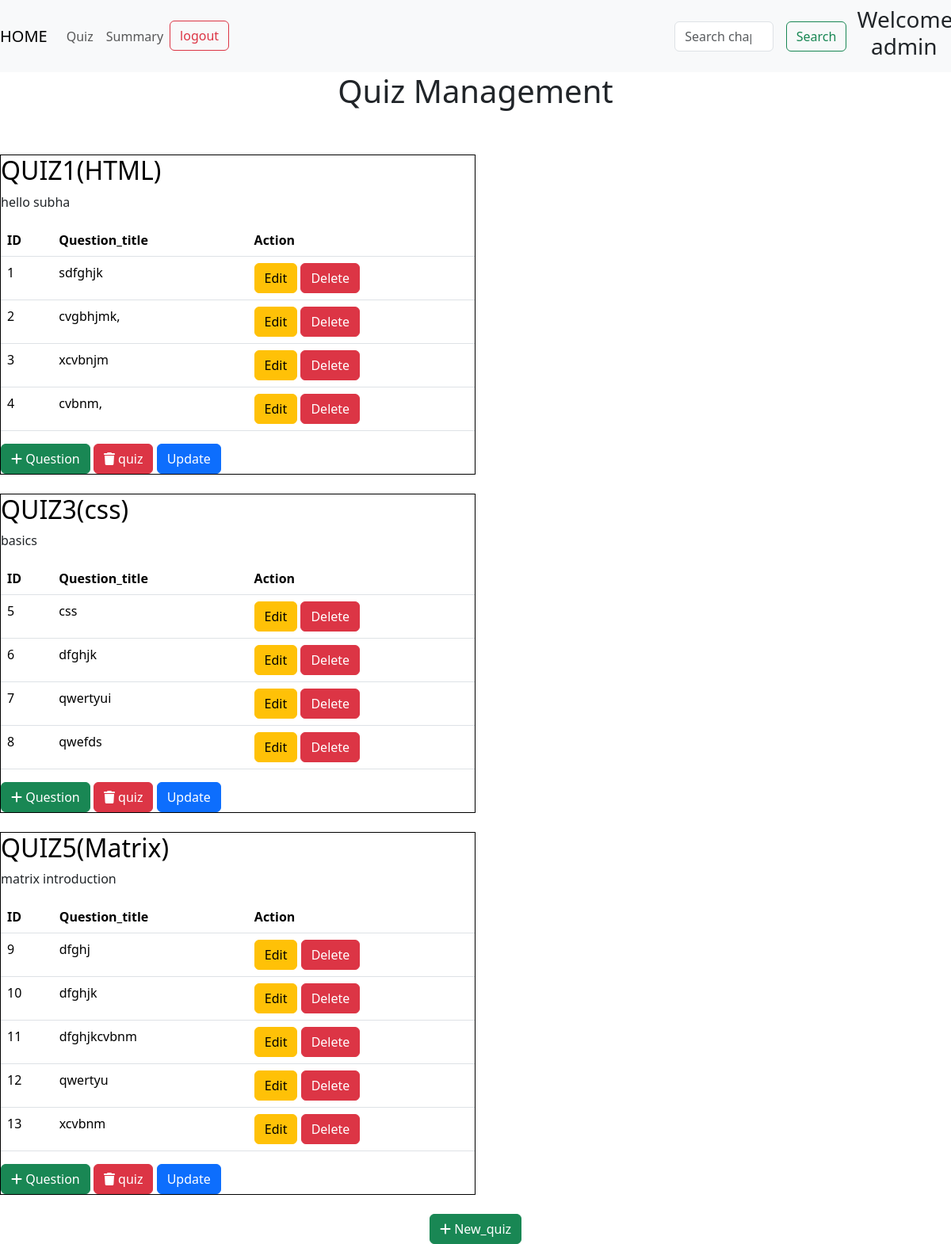
Page /quizz on the committed database.
### models.py (models this page shows)
class Quiz(db.Model):
    id =db.Column(db.Integer, primary_key=True, autoincrement=True)
    chapter_id=db.Column(db.Integer, db.ForeignKey('chapter.id', name='FK_quiz_chapter_id'), nullable=False)
    date_of_quiz=db.Column(db.Date, nullable=False)
    time_duration= db.Column(db.Integer, nullable=False)
    no_of_questions=db.Column(db.Integer, nullable=True)
    notes=db.Column(db.String(50), nullable=True)
    questions=db.relationship('Question', backref='quiz', lazy=True)
    score=db.relationship('Scores', backref='quiz', lazy=True)

class Chapter(db.Model):
    id =db.Column(db.Integer, primary_key=True, autoincrement=True)
    subject_id=db.Column(db.Integer, db.ForeignKey('subject.id', name='FK_chapter_subject_id'), nullable=False)
    name=db.Column(db.String(50), nullable=False)
    description=db.Column(db.String(100), nullable=True)
    quizs=db.relationship('Quiz', backref='chapter', lazy=True)

class Question(db.Model):
    id =db.Column(db.Integer, primary_key=True, autoincrement=True)
    quiz_id=db.Column(db.Integer, db.ForeignKey('quiz.id', name='FK_question_quiz_id'), nullable=False)
    question_title=db.Column(db.String(200), nullable=False)
    question_text=db.Column(db.String(200), nullable=False)
    option1=db.Column(db.String(100), nullable=False)
    option2=db.Column(db.String(100), nullable=False)
    option3=db.Column(db.String(100), nullable=False)
    option4=db.Column(db.String(100), nullable=False)
    correct_option=db.Column(db.Integer, nullable=False)

### routes.py (the view)
@app.route('/quizz',methods=['GET','POST'])
def quizz():
    query = request.args.get("query", "").strip().lower()
    chapters = Chapter.query.all()
    if query:
        filtered_chap = Chapter.query.filter(Chapter.name.like(f"%{query}%")).all()
        chapter_ids = [chapter.id for chapter in filtered_chap]
        quizzes = Quiz.query.filter(Quiz.chapter_id.in_(chapter_ids)).all()
    else:
        quizzes=Quiz.query.all()
    return render_template('quiz_management.html', quizzes=quizzes, chapters=chapters, query=query)

### templates/quiz_management.html (shortened to what this page needs)
<!DOCTYPE html>
<html lang="en">
<head>
    <link href="https://cdn.jsdelivr.net/npm/bootstrap@5.3.2/dist/css/bootstrap.min.css" rel="stylesheet">
    <link rel="stylesheet" href="https://cdnjs.cloudflare.com/ajax/libs/aos/2.3.4/aos.css">
    <link rel="stylesheet" href="https://cdnjs.cloudflare.com/ajax/libs/font-awesome/6.7.2/css/all.min.css">
    <link href="https://cdn.jsdelivr.net/npm/bootstrap@5.3.3/dist/css/bootstrap.min.css" rel="stylesheet">
</head>
<body>
    <nav class="navbar navbar-expand-lg navbar-light bg-light">
        <a class="navbar-brand" href="/admin">HOME</a>
        <div class="collapse navbar-collapse" id="navbarSupportedContent">
          <ul class="navbar-nav mr-auto">
            <li class="nav-item active">
              <a class="nav-link" href="#">Quiz <span class="sr-only">(current)</span></a>
            </li>
            <li class="nav-item">
              <a class="nav-link" href="{{ url_for('admin_summary') }}">Summary</a>
            </li>
            <li class="nav_item">
                <a href="/login" class="btn btn-outline-danger">logout</a>
            </li>
          </ul>
          <form method="GET" action="/quizz" class="form-inline my-2 my-lg-0" style="display: flex; margin-left:50%;">
            <input class="form-control mr-sm-2" type="search" placeholder="Search chapter" aria-label="Search" name="query" value="{{ query or '' }}">
            <button class="btn btn-outline-success my-2 my-sm-0" type="submit" style="margin-left: 1rem;">Search</button>
          </form>
          <div>
            <h3 style="padding-left: 10%; text-align:center">Welcome admin</h3>
          </div>
        </div>
      </nav>
       <h1 style="text-align: center;">Quiz Management</h1>
       <br>
       <br>
       {% if quizzes %}
       {% for quiz in quizzes %}
       <div style="display:inline-block; width:50%; border:1px solid black;">
        <h2 >
          {% set chapter = chapters|selectattr('id', 'equalto', quiz.chapter_id)|list|first %}
          <a href= "{{ url_for('quiz_details', quiz_id=quiz.id) }}" style="text-decoration: none; color:black;">QUIZ{{ quiz.id }}({{ chapter.name }})</a>
        </h2><span><p>{{ quiz.notes }}</p></span>
        <table class="table">
          <thead>
            <tr>
              <th>ID</th>
              <th>Question_title</th>
              <th>Action</th>
            </tr>
          </thead>
          <tbody>
            {% for question in quiz.questions %}
            <tr>
              <td>{{ question.id }}</td>
              <td>{{ question.question_title }}</td>
              <td>
                <a href="/question/edit/{{ question.id }}" class="btn btn-warning">Edit</a>
                <a href="/question/delete/{{ question.id }}" class="btn btn-danger">Delete</a>
              </td>
            </tr>
            {% endfor %}
          </tbody>
        </table>
        <a href="/question/add/{{ quiz.id }}" class="btn btn-success">
          <i class="fas fa-add"></i>
          Question
        </a>
        <a href="/quiz/delete/{{ quiz.id }}" class="btn btn-danger">
          <i class=" fa-solid fa-trash"></i>
          quiz
        </a>
        <a href="/quiz/update/{{ quiz.id }}" class="btn btn-primary"> Update</a>
       </div>
       <br>
       <br>
       {% endfor %}
       {% else %}
       <h3> No Quiz found.Add quiz to start <h3>
       {% endif %}
       <div style="text-align: center;">
        <a href="{{ url_for('new_quiz') }}" class="btn btn-success">
          <i class="fas fa-add"></i>
          New_quiz
        </a>
       </div>
</body>
</html>

### rows in the picture
Quiz: id "1", notes "hello subha"
Chapter: name "HTML"
Question: id "1", question_title "sdfghjk"
Question: id "2", question_title "cvgbhjmk,"
Question: id "3", question_title "xcvbnjm"
Question: id "4", question_title "cvbnm,"
Quiz: id "3", notes "basics"
Chapter: name "css"
Question: id "5", question_title "css"
Question: id "6", question_title "dfghjk"
Question: id "7", question_title "qwertyui"
Question: id "8", question_title "qwefds"
Quiz: id "5", notes "matrix introduction"
Chapter: name "Matrix"
Question: id "9", question_title "dfghj"
Question: id "10", question_title "dfghjk"
Question: id "11", question_title "dfghjkcvbnm"
Question: id "12", question_title "qwertyu"
Question: id "13", question_title "xcvbnm"
